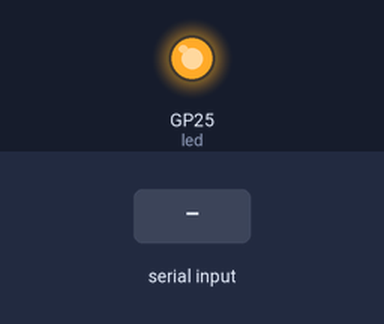
This program was run on a simulated Raspberry Pi Pico running MicroPython. Parts: output pins drawn as LEDs (lit = HIGH). Dashed ring = blinking. The inputs (shaded band) are chosen by the test bench.

Above: at 0.1 s.
At 2.2 s:
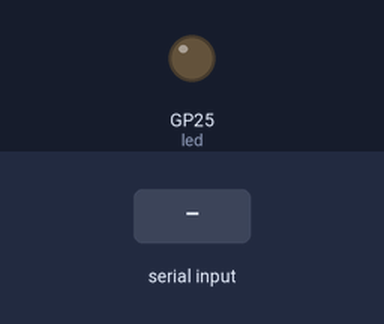
2.3 s: "1" received over the second serial link
At 2.55 s:
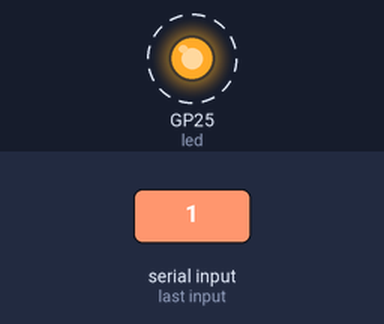
Timing chart, 0 to 11.3 s (numbered marks = the images above; inputs shaded):
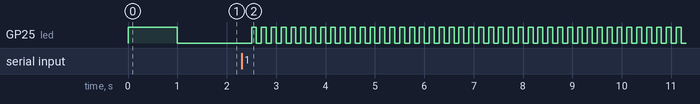

The program:

simple_UART_receiver.py
```python
from machine import Pin, UART
from time import sleep_ms


led = Pin("LED", Pin.OUT)

uart = UART(0)
uart.init(tx=Pin(0), rx=Pin(1))

# indicate successful startup:
led.value(1)
sleep_ms(1000)
led.value(0)

while True:
    while not uart.any():
        sleep_ms(50)

    value = uart.read()
    sleep_ms(200)
    if len(value) > 1:
        # indicate error
        for _ in range(3):
            led.value(1)
            sleep_ms(400)
            led.value(0)
            sleep_ms(200)
    else:
        for _ in range(value[0]):
            led.value(1)
            sleep_ms(100)
            led.value(0)
            sleep_ms(100)
```

Measured:
- after the input at 2.3 s, GP25 (led): alternates HIGH for 0.10 s and LOW for 0.10 s, starting after 0.20 s
